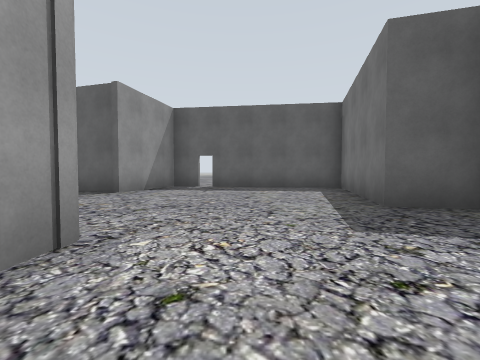
[1] (above)

19 first-person views from a walk through a world built for the Gazebo simulator. The camera is 0.94 m above the floor, tilts 2° down and sees 90° across. The floor is counted in squares, 2 m on a side. Each view is taken from the middle of a square. On the plan, view 1 faces up. The plan holds only what a view shows up to about 9 squares ahead; the rest is blank. The place goes on beyond the plan.

[2]
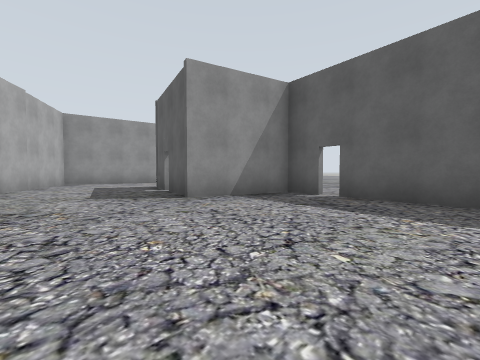

[3]
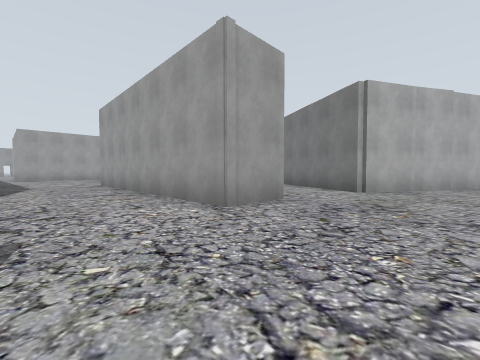

[4]
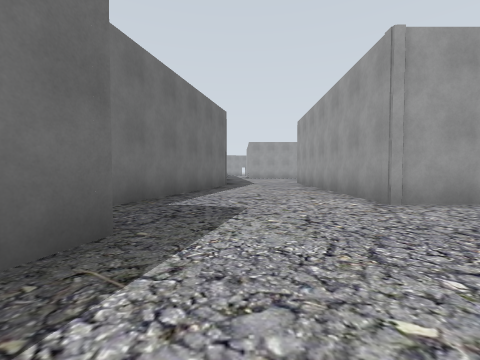

[5]
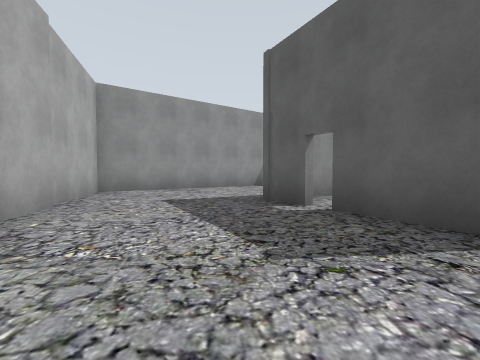

[6]
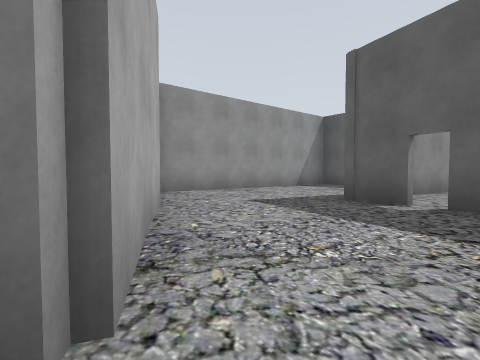

[7]
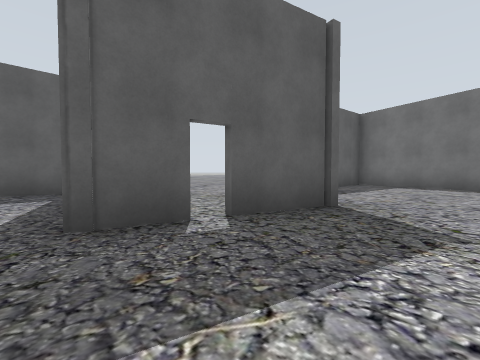

[8]
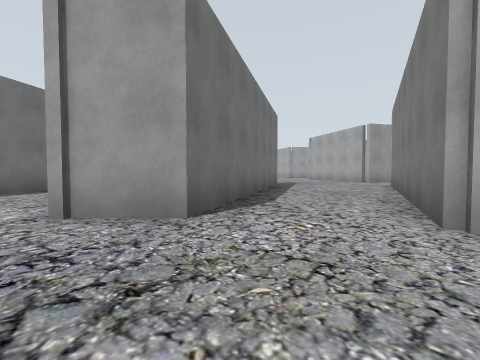

[9]
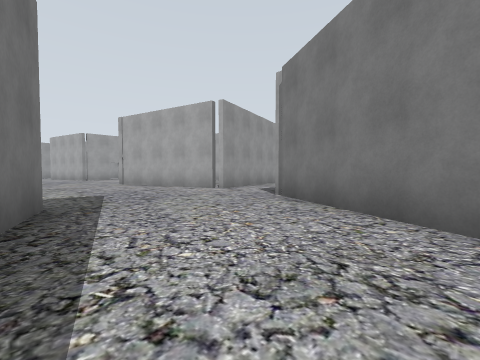

[10]
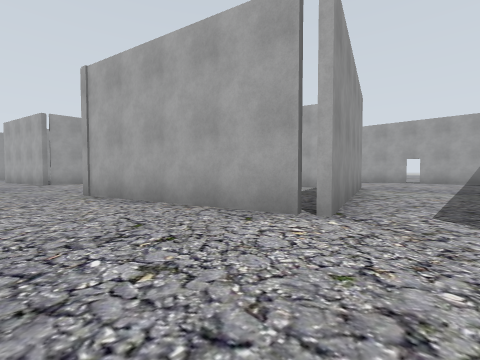

[11]
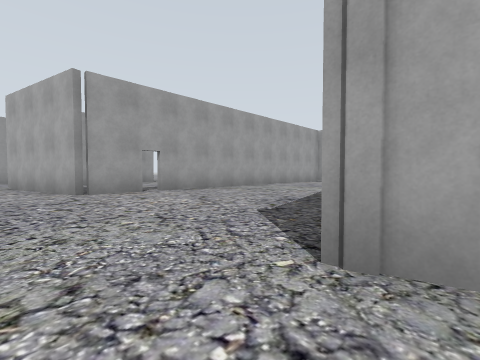

[12]
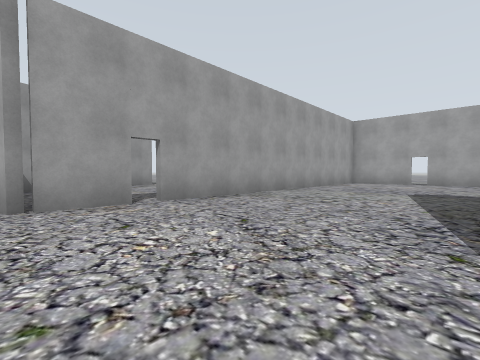

[13]
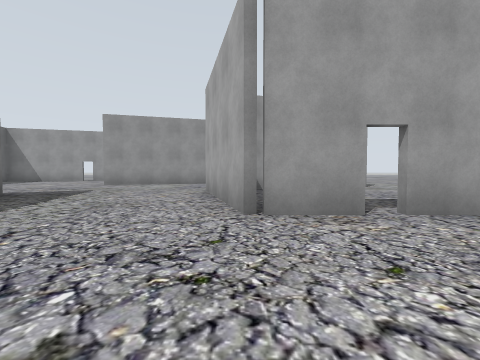

[14]
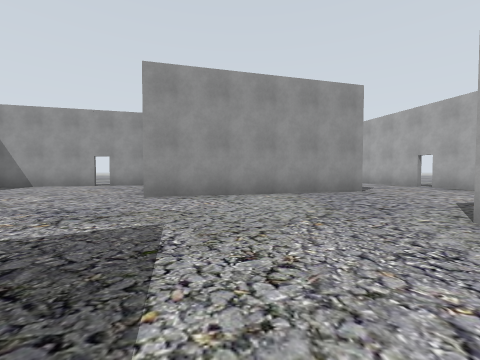

[15]
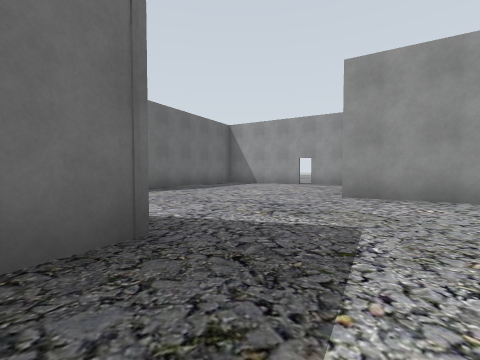

[16]
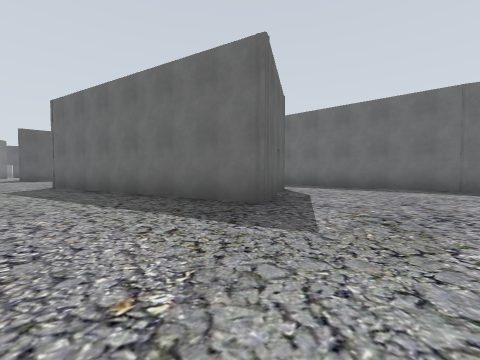

[17]
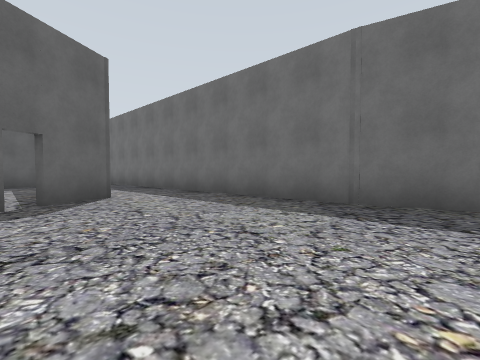

[18]
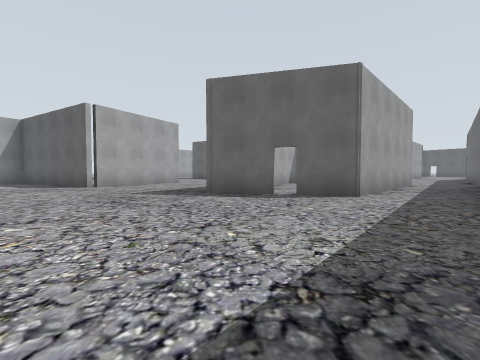

[19]
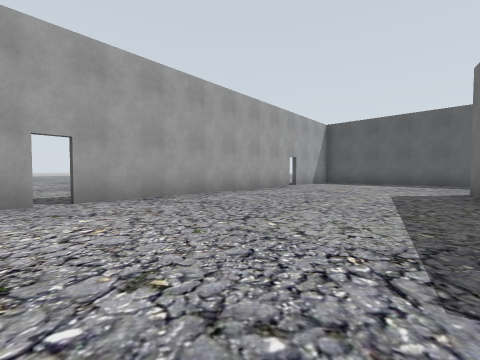

### Floor plan
Points are (right, up) in squares from view 1. A wall is a line through its corners. A room is listed if a view was taken in it or the views show most of it. See-through windows are left out.
Room 1 (views 1, 2, 3, 4, 5, 6, 7, 8)
walls: (-4.6, 6) (-5.7, 6.3); (-2.9, 0.2) (-2.5, 1.6) (-1.1, 1.6) (-1.2, -1.5); (-1.2, 7.5) (-2.1, 7.7) (-2.7, 5.4) (-4.3, 5.9); (3, 3) (1.9, 3.2) (3, 7) (-0.9, 7.5); (-5, 10.2) (-8.1, 10.4) (-9.2, 4.6) (-4.6, 2.2) (-5.3, 0.9); (1.5, -3.1) (2.8, 1.7)
ways out: opening at (-1.7, -1.7) to room 2; open door at (-4.5, 6); open door at (-1, 8)
Room 2 (views 9, 10, 11, 12, 13, 14, 15, 16, 17, 18, 19)
walls: (-8.4, -15.6) (-7.1, -15.6) (-6.1, -19.2) (-10, -20.2); (0.4, -11.2) (0.4, -16.3) (-0.7, -16.9); (-0.9, -17) (-2.3, -17.8) (-4, -11.3); (-4.4, -4.9) (-2.9, 0.2); (-13, -8) (-13.2, -7.3) (-8.4, -6.1) (-7.1, -10.6); (-13.1, -4) (-15.7, -4); (-6.9, -22.7) (-2.2, -21.4); (-16.2, -15.6) (-8.7, -15.6); (-17.1, -13.6) (-17.1, -14.8); (-1.2, -1.5) (-1.3, -4.9); (2.6, -19.8) (1.8, -8.5); (-9.9, -23) (-9.6, -24.1); (-17.5, -7) (-17.2, -13.3); (-5.3, 0.9) (-7.9, -3.8); (-17.7, -4.9) (-17.6, -6.7); (3.3, -22.5) (2.5, -19.6); (-0.7, -25.2) (0.4, -25); (0.6, -24.9) (3.3, -24.2)
ways out: opening at (-1.7, -1.7) to room 1; opening at (-8, -25); open door at (-18, -7); open door at (-17, -13.5); open door at (-10, -24); open door at (-8.5, -16); open door at (-8, -4); open door at (-2, -22.5); open door at (-1, -17); open door at (0.5, -25)

Where each view was taken, in squares from view 1:
view 1: 0 up, 0 right, facing up
view 2: 3 up, 1 right, facing up-left
view 3: 4 up, 1 right, facing down-left
view 4: 5 up, 1 right, facing down
view 5: 3 up, 3 left, facing up-left
view 6: 2 up, 4 left, facing up-left
view 7: 4 up, 6 left, facing up-right
view 8: 4 up, 3 left, facing down
view 9: 1 down, 4 left, facing down-left
view 10: 5 down, 6 left, facing down-left
view 11: 10 down, 6 left, facing down-left
view 12: 12 down, 7 left, facing down-left
view 13: 13 down, 7 left, facing down
view 14: 17 down, 4 left, facing down
view 15: 17 down, 4 left, facing down-right
view 16: 20 down, 5 left, facing up-right
view 17: 21 down, 1 left, facing up-right
view 18: 21 down, 2 right, facing up-left
view 19: 14 down, 13 left, facing up-left
